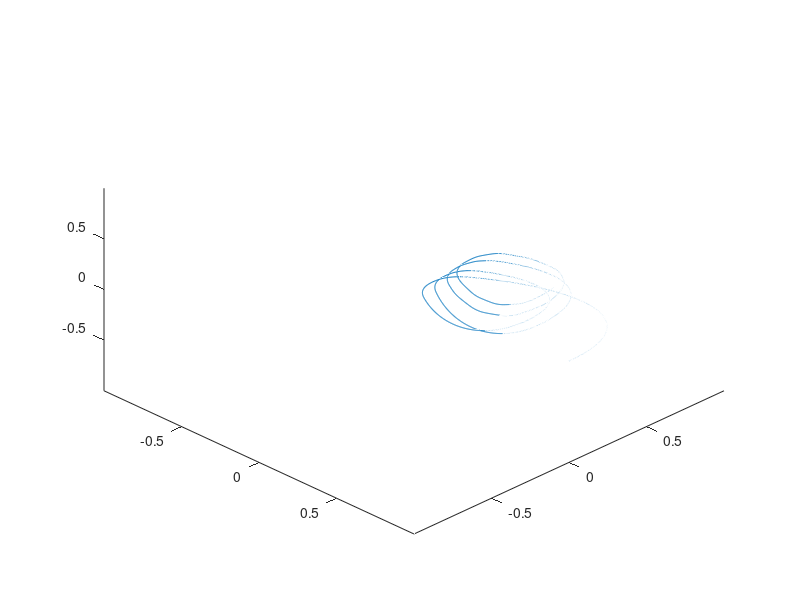

Reproduce this figure in MATLAB. (Note: this script raises an error after producing the figure.)
load positions.dat;         %  read data 
figure
hold on;

view(45,45);
max_val = max(max(positions(:,1:3:end)));
axis([-max_val max_val -max_val max_val -max_val max_val]);
for i=4:3:28
    plot3(positions(:,i), positions(:,i+1), positions(:,i+2));
end

h = plot3(positions(1,:), positions(1,:),positions(1,:), '.k');


for i=1:10:length(positions(:,1)) 
    set(h, 'XData', positions(i,1:3:end), 'YData', positions(i,2:3:end),'ZData', positions(i,3:3:end));
    drawnow;
end

axis equal